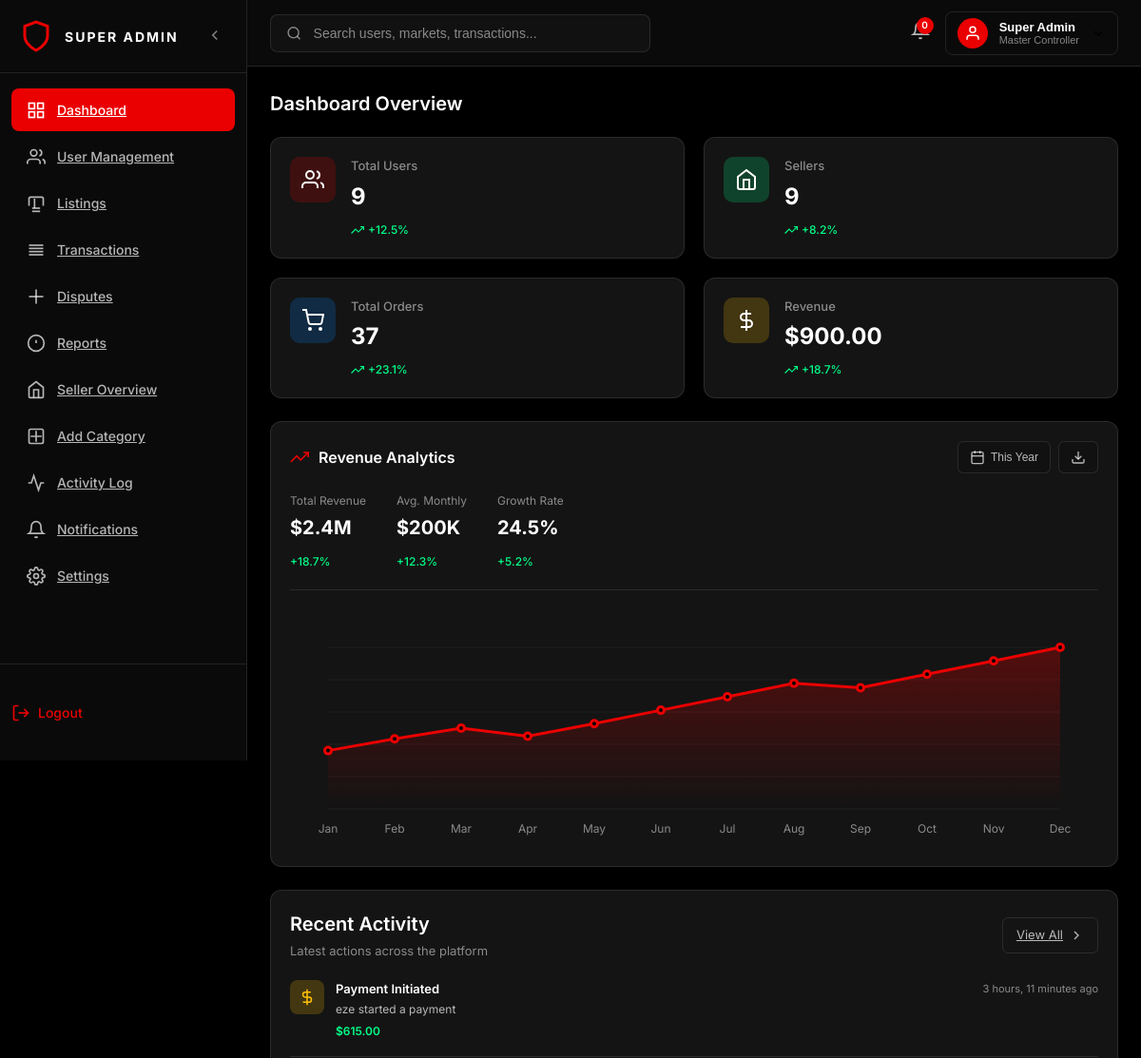
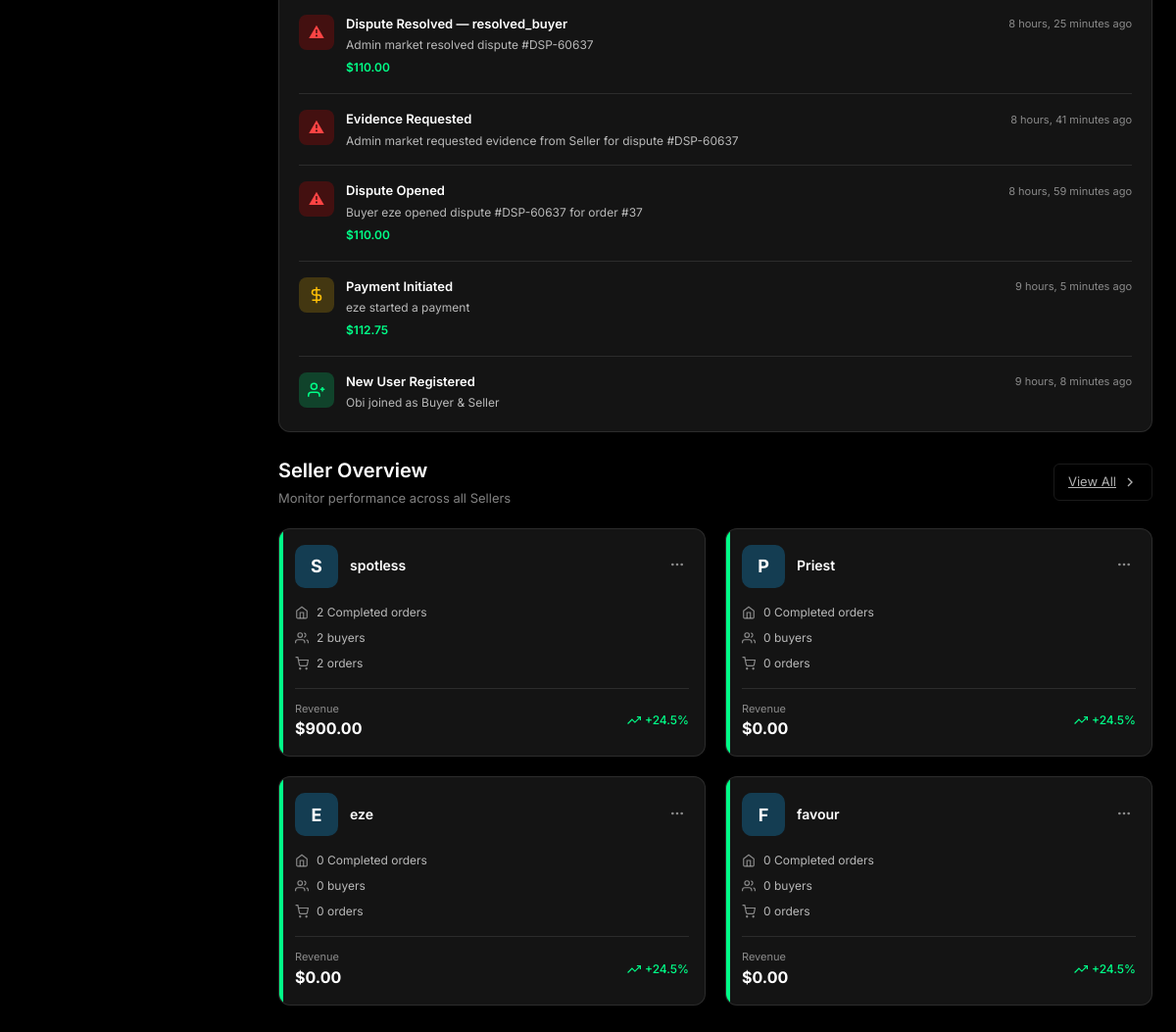
Page /super/admin/dashboard/ (signed in) on the earlier database version (2 pictures, top to bottom).
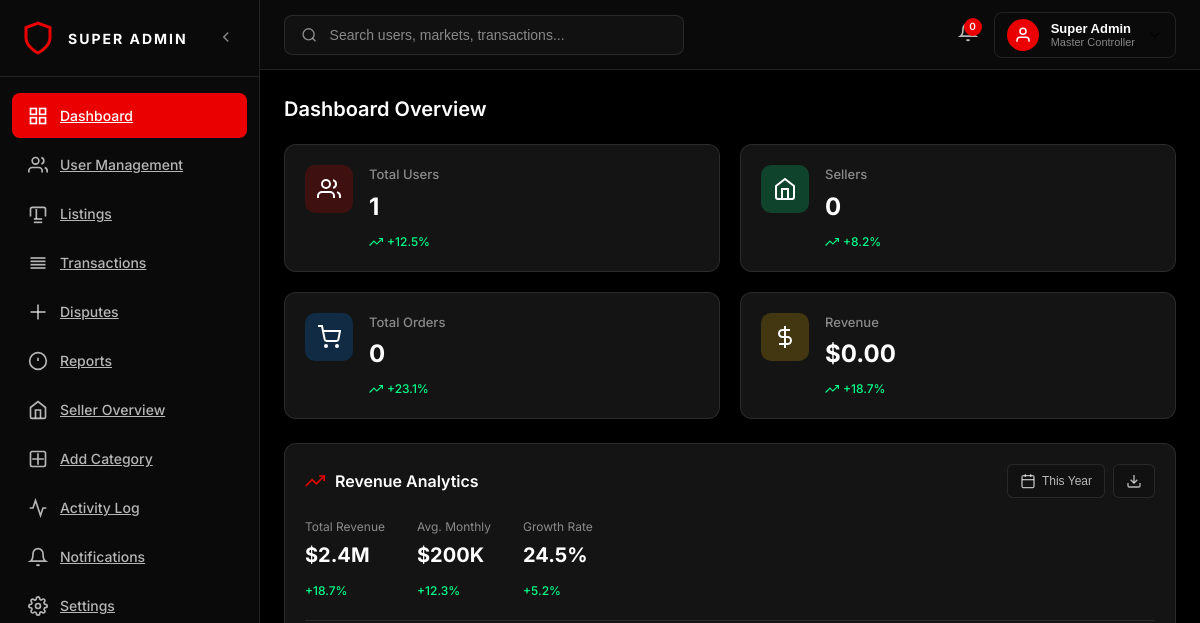
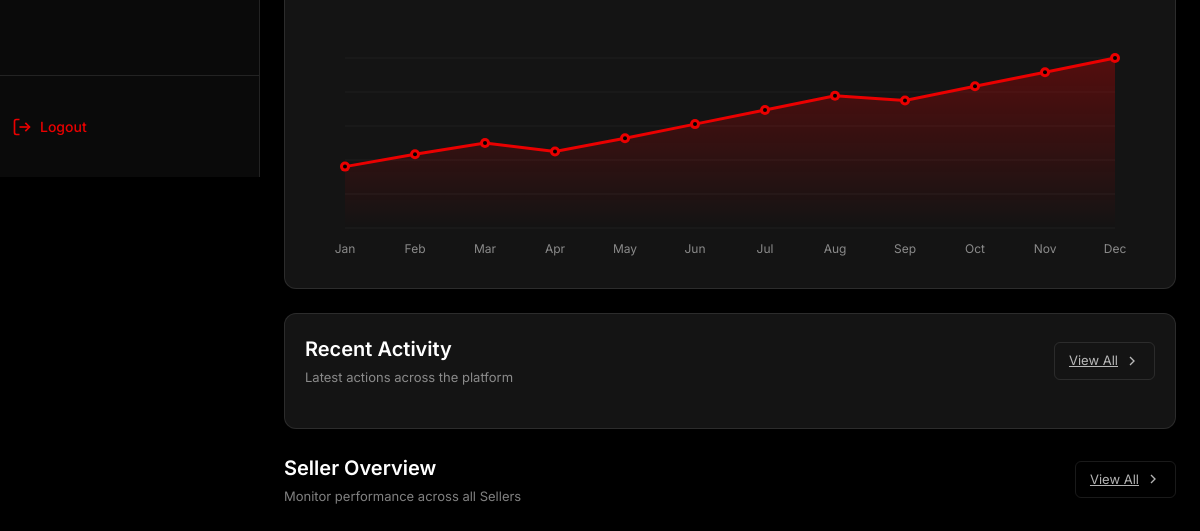
Same page on the later database version (2 pictures, top to bottom).
### multi/models.py (models this page shows, shortened)
class Activity(models.Model):
    ACTIVITY_TYPES = [
        ('user', 'User'),
        ('order', 'Order'),
        ('payment', 'Payment'),
        ('alert', 'Alert'),
    ]
    title = models.CharField(max_length=255)
    description = models.TextField()
    activity_type = models.CharField(max_length=20, choices=ACTIVITY_TYPES)
    amount = models.DecimalField(max_digits=12, decimal_places=2, null=True, blank=True)
    created_at = models.DateTimeField(auto_now_add=True)

class User(AbstractUser):
    ROLE_CHOICES = (
        ('buyer', 'Buyer'),
        ('seller', 'Seller'),
        ('both', 'Buyer & Seller'),
    )
    role = models.CharField(
        max_length=10,
        choices=ROLE_CHOICES,
        default='buyer'
    )
    profile_image = models.ImageField(upload_to='profiles/', blank=True, null=True)
    phone = models.CharField(max_length=20, blank=True)
    bio = models.TextField(blank=True)

### multi/views.py (the view)
# urls.py: path('super/admin/dashboard/', views.super_admin, name='super_admin'),
@super_admin_required
def super_admin(request):
    total_users = User.objects.count()
    total_sellers = User.objects.filter(role__in=['seller', 'both']).count()
    total_buyers = User.objects.filter(role__in=['buyer', 'both']).count()
    total_products = Product.objects.count()
    total_escrow_orders = OrderItem.objects.filter(order__order_type='escrow').count()
    total_whatsapp_orders = OrderItem.objects.filter(order__order_type='whatsapp').count()
    total_completed = OrderItem.objects.filter(status='Completed').count()
    total_pending = OrderItem.objects.filter(status='Pending').count()
    total_disputes = Dispute.objects.count()
    total_reports = ContactMessage.objects.filter(message_type='report').count()
    total_messages = ContactMessage.objects.filter(message_type='contact').count()
    total_orders = Order.objects.count()
    completed_sales_total = OrderItem.objects.filter(status='Completed').aggregate(
        total=Sum(F('price') * F('quantity'))
    )['total'] or 0
    platform_revenue = completed_sales_total * Decimal('0.05')
    total_revenue = completed_sales_total
    recent_activities = Activity.objects.all().order_by('-created_at')[:6]
    sellers = User.objects.filter(role__in=['seller', 'both'])
    seller_data = []
    for seller in sellers:
        buyers_count = OrderItem.objects.filter(
            seller=seller
        ).values('order__buyer').distinct().count()
        orders_count = OrderItem.objects.filter(seller=seller).count()
        revenue = OrderItem.objects.filter(
            seller=seller,
            status='Completed'
        ).aggregate(total=Sum(F('price') * F('quantity')))['total'] or 0
        seller_data.append({
            'seller': seller,
            'buyers_count': buyers_count,
            'orders_count': orders_count,
            'revenue': revenue,
        })
    random.shuffle(seller_data)
    seller_data = seller_data[:4]
    context = {
        'total_users': total_users,
        'total_sellers': total_sellers,
        'total_buyers': total_buyers,
        'total_products': total_products,
        'total_escrow_orders': total_escrow_orders,
        'total_whatsapp_orders': total_whatsapp_orders,
        'total_completed': total_completed,
        'total_pending': total_pending,
        'total_disputes': total_disputes,
        'total_reports': total_reports,
        'total_messages': total_messages,
        'platform_revenue': platform_revenue,
        'total_orders': total_orders,
        'total_revenue': total_revenue,
        'recent_activities': recent_activities,
        'seller_data': seller_data,
    }
    return render(request, 'super_admin/dashboard.html', context)

### multi/context_processors.py (called while the page is built, shortened)
def seller_context(request):
    notifications = []
    notification_count = 0
    if request.user.is_authenticated:
        orders = OrderItem.objects.filter(product__seller=request.user)
        for order in orders:
            order.check_expiry()
        if request.user.is_superuser:
            messages = ContactMessage.objects.filter(status='unread').order_by('-created_at')[:5]
            notification_count = messages.count()
        return {
            'pending_orders': orders.filter(status='Pending').count(),
            'dashboard_notifications': notifications,
            'dashboard_notifications_count': notification_count,
        }
    return {
        'pending_orders': 0,
        'dashboard_notifications': [],
        'dashboard_notifications_count': 0,
    }

### multi/utils.py (called while the page is built)
def super_admin_required(view_func):
    @wraps(view_func)
    def _wrapped_view(request, *args, **kwargs):
        if not request.user.is_authenticated or not request.user.is_superuser:
            return redirect('home')  # or login page
        return view_func(request, *args, **kwargs)
    return _wrapped_view

### multi/templates/super_admin/dashboard.html (shortened to what the changed rows need)
{% extends 'super_admin/admin_base.html' %}
{% load static %}
{% block content %}
<div class="stats-section">
    <h2 class="section-title">Dashboard Overview</h2>
    <div class="stats-grid">
        <div class="stat-card">
            <div class="stat-content">
                <h3 class="stat-title">Total Users</h3>
                <div class="stat-value">{{ total_users }}</div>
                <div class="stat-change up">
                    <svg viewBox="0 0 24 24" fill="none" stroke="currentColor" stroke-width="2" width="14" height="14">
                        <polyline points="23 6 13.5 15.5 8.5 10.5 1 18"/>
                        <polyline points="17 6 23 6 23 12"/>
                    </svg>
                    <span>+12.5%</span>
                </div>
            </div>
        </div>
        <div class="stat-card">
            <div class="stat-content">
                <h3 class="stat-title">Sellers</h3>
                <div class="stat-value">{{ total_sellers }}</div>
                <div class="stat-change up">
                    <svg viewBox="0 0 24 24" fill="none" stroke="currentColor" stroke-width="2" width="14" height="14">
                        <polyline points="23 6 13.5 15.5 8.5 10.5 1 18"/>
                        <polyline points="17 6 23 6 23 12"/>
                    </svg>
                    <span>+8.2%</span>
                </div>
            </div>
        </div>
        <div class="stat-card">
            <div class="stat-content">
                <h3 class="stat-title">Total Orders</h3>
                <div class="stat-value">{{ total_orders }}</div>
                <div class="stat-change up">
                    <svg viewBox="0 0 24 24" fill="none" stroke="currentColor" stroke-width="2" width="14" height="14">
                        <polyline points="23 6 13.5 15.5 8.5 10.5 1 18"/>
                        <polyline points="17 6 23 6 23 12"/>
                    </svg>
                    <span>+23.1%</span>
                </div>
            </div>
        </div>
        <div class="stat-card">
            <div class="stat-content">
                <h3 class="stat-title">Revenue</h3>
                <div class="stat-value">${{ total_revenue|floatformat:2 }}</div>
                <div class="stat-change up">
                    <svg viewBox="0 0 24 24" fill="none" stroke="currentColor" stroke-width="2" width="14" height="14">
                        <polyline points="23 6 13.5 15.5 8.5 10.5 1 18"/>
                        <polyline points="17 6 23 6 23 12"/>
                    </svg>
                    <span>+18.7%</span>
                </div>
            </div>
        </div>
    </div>
</div>
<div class="dashboard-grid">
    <div class="recent-activity">
        <div class="section-header">
            <div>
                <h2>Recent Activity</h2>
            </div>
        </div>
        <div class="activity-list">
            {% for activity in recent_activities %}
            <div class="activity-item">
                <div class="activity-icon"
            {% if activity.activity_type == 'user' %}
                style="background-color: rgba(0,255,136,0.2); color:#00ff88;"
            {% elif activity.activity_type == 'payment' %}
                style="background-color: rgba(255,193,7,0.2); color:#ffc107;"
            {% elif activity.activity_type == 'order' %}
                style="background-color: rgba(0,136,255,0.2); color:#0088ff;"
            {% else %}
                style="background-color: rgba(255,0,0,0.2); color:#ff4444;"
            {% endif %}
        >
            {% if activity.activity_type == 'user' %}
            <svg viewBox="0 0 24 24" fill="none" stroke="currentColor" stroke-width="2" width="18" height="18">
                <path d="M16 21v-2a4 4 0 0 0-4-4H5a4 4 0 0 0-4 4v2"/>
                <circle cx="8.5" cy="7" r="4"/>
                <line x1="20" y1="8" x2="20" y2="14"/>
                <line x1="23" y1="11" x2="17" y2="11"/>
            </svg>
            {% elif activity.activity_type == 'payment' %}
            <svg viewBox="0 0 24 24" fill="none" stroke="currentColor" stroke-width="2" width="18" height="18">
                <line x1="12" y1="1" x2="12" y2="23"/>
                <path d="M17 5H9.5a3.5 3.5 0 0 0 0 7h5a3.5 3.5 0 0 1 0 7H6"/>
            </svg>
            {% elif activity.activity_type == 'order' %}
            <svg viewBox="0 0 24 24" fill="none" stroke="currentColor" stroke-width="2" width="18" height="18">
                <path d="M3 9l9-7 9 7v11a2 2 0 0 1-2 2H5a2 2 0 0 1-2-2z"/>
                <polyline points="9 22 9 12 15 12 15 22"/>
            </svg>
            {% else %} ⚠
            {% endif %}
        </div>
                <div class="activity-content">
                    <div class="activity-header">
                        <h4>{{ activity.title }}</h4>
                        <span class="activity-time">{{ activity.created_at|timesince }} ago</span>
                    </div>
                    <p class="activity-description">{{ activity.description }}</p>
                    {% if activity.amount %}
                    <span class="activity-amount">${{ activity.amount }}</span>
                    {% endif %}
                </div>
            </div>
            {% endfor %}
        </div>
    </div>
</div>
<div class="market-overview">
    <div class="section-header">
        <div>
            <h2>Seller Overview</h2>
        </div>
    </div>
    <div class="markets-grid">
        {% for data in seller_data %}
        <div class="market-card">
            <div class="market-status-indicator" style="background-color: #00ff88;"></div>
            <div class="market-header">
                <div class="market-icon" style="background-color: hsl(200, 60%, 20%);">
                    {{ data.seller.username|slice:":1"|upper }}
                </div>
                <div class="market-info">
                    <h3>{{ data.seller.username }}</h3>
                </div>
                <button class="more-btn">
                    <svg viewBox="0 0 24 24" fill="none" stroke="currentColor" stroke-width="2" width="16" height="16">
                        <circle cx="12" cy="12" r="1"/>
                        <circle cx="19" cy="12" r="1"/>
                        <circle cx="5" cy="12" r="1"/>
                    </svg>
                </button>
            </div>
            <div class="market-stats">
                <div class="market-stat">
                    <svg viewBox="0 0 24 24" fill="none" stroke="currentColor" stroke-width="2" width="14" height="14">
                        <path d="M3 9l9-7 9 7v11a2 2 0 0 1-2 2H5a2 2 0 0 1-2-2z"/>
                        <polyline points="9 22 9 12 15 12 15 22"/>
                    </svg>
                    <span>{{ data.orders_count }} Completed order{% if data.orders_count != 1 %}s{% endif %}</span>
                </div>
                <div class="market-stat">
                    <svg viewBox="0 0 24 24" fill="none" stroke="currentColor" stroke-width="2" width="14" height="14">
                        <path d="M17 21v-2a4 4 0 0 0-4-4H5a4 4 0 0 0-4 4v2"/>
                        <circle cx="9" cy="7" r="4"/>
                        <path d="M23 21v-2a4 4 0 0 0-3-3.87"/>
                        <path d="M16 3.13a4 4 0 0 1 0 7.75"/>
                    </svg>
                    <span>{{ data.buyers_count }} buyer{% if data.buyers_count != 1 %}s{% endif %}</span>
                </div>
                <div class="market-stat">
                    <svg viewBox="0 0 24 24" fill="none" stroke="currentColor" stroke-width="2" width="14" height="14">
                        <circle cx="9" cy="21" r="1"/>
                        <circle cx="20" cy="21" r="1"/>
                        <path d="M1 1h4l2.68 13.39a2 2 0 0 0 2 1.61h9.72a2 2 0 0 0 2-1.61L23 6H6"/>
                    </svg>
                    <span>{{ data.orders_count }} orders</span>
                </div>
            </div>
            <div class="market-footer">
                <div class="market-revenue">
                    <span class="revenue-label">Revenue</span>
                    <span class="revenue-value">${{ data.revenue|floatformat:2 }}</span>
                </div>
                <div class="market-growth positive">
                    <svg viewBox="0 0 24 24" fill="none" stroke="currentColor" stroke-width="2" width="14" height="14">
                        <polyline points="23 6 13.5 15.5 8.5 10.5 1 18"/>
                        <polyline points="17 6 23 6 23 12"/>
                    </svg>
                    <span>+24.5%</span>
                </div>
            </div>
        </div>
        {% endfor %}
    </div>
</div>
{% endblock %}
{% load custom_filters %}

Differences in the rows shown:
removed Activity: activity_type "payment" (drawn), title "Payment Initiated", created_at "3 hours, 11 minutes", description "eze started a payment", amount "615.00"
removed Activity: title "Dispute Resolved — resolved_buyer", created_at "8 hours, 25 minutes", description "Admin market resolved dispute #DSP-60637", amount "110.00"
removed Activity: title "Evidence Requested", created_at "8 hours, 41 minutes", description "Admin market requested evidence from Seller for dispute #DSP-60637"
removed Activity: title "Dispute Opened", created_at "8 hours, 59 minutes", description "Buyer eze opened dispute #DSP-60637 for order #37", amount "110.00"
removed Activity: activity_type "payment" (drawn), title "Payment Initiated", created_at "9 hours, 5 minutes", description "eze started a payment", amount "112.75"
removed Activity: activity_type "user" (drawn), title "New User Registered", created_at "9 hours, 8 minutes", description "Obi joined as Buyer & Seller"
removed User: seller.username "S", seller.username "spotless", orders_count "2", buyers_count "2", revenue "900.00"
removed User: seller.username "P", seller.username "Priest", orders_count "0", buyers_count "0", revenue "0.00"
removed User: seller.username "E", seller.username "eze", orders_count "0", buyers_count "0", revenue "0.00"
removed User: seller.username "F", seller.username "favour", orders_count "0", buyers_count "0", revenue "0.00"
Other differences:
{{ total_users }}: "9" → "1"
{{ total_sellers }}: "9" → "0"
{{ total_orders }}: "37" → "0"
{{ total_revenue|floatformat:2 }}: "900.00" → "0.00"
